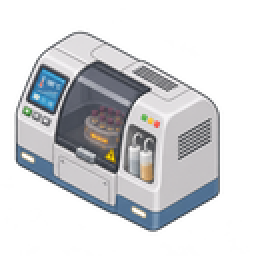
#> input picture assets/art001/review_20261103/frames/sample_digestion_NE.png, 128 x 128 px (shown 2 times larger)
$ python art001_native_paintover.py --source ../assets/art001/review_20261103/frames/sample_digestion_NE.png --output out.png
#> lines starting #> are read from the running program, lines starting #| are printed output that depends on the picture; after the words box and inside, x2 and y2 are one past the last pixel; in counts of white or black regions, pixels touching at a corner belong together
#!/usr/bin/env python3
"""Original 128px NW raster paintover of ABCL's Blender source: visual-only."""
import argparse,io,zipfile,hashlib,json
from pathlib import Path
from xml.etree.ElementTree import Element,SubElement,tostring
import numpy as np
from PIL import Image,ImageDraw,ImageFilter,ImageChops
def paint(source,destination):
#> called with destination = 'out.png'
    source=Image.open(source).convert("RGBA")
#> source is the input picture: PIL image 128x128 RGBA; mean R, G, B, A 69.3, 70.9, 73.7, 111.2
    if source.size!=(128,128):raise ValueError("Expected original ABCL 128px study")
    dst=Path(destination).resolve()
    if any(p.lower() in ("addons","streamingassets") for p in dst.parts):raise ValueError("No live game files")
    dst.mkdir(parents=True,exist_ok=True)
    px=np.asarray(source).copy()
    rgb=px[:,:,:3].astype(float);a=px[:,:,3]
    l=.2126*rgb[:,:,0]+.7152*rgb[:,:,1]+.0722*rgb[:,:,2]
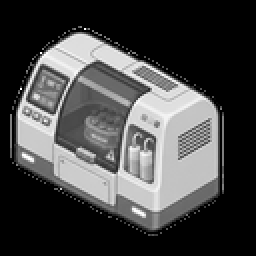
#> l: shape (128, 128) float64 (shown 2 times larger); min 0, max 255, mean 70.8
    c=rgb.max(2)-rgb.min(2)
    neutral=(a>0)&(c<19)&(l>112)
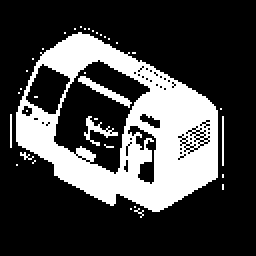
#> neutral: shape (128, 128) bool (shown 2 times larger); 26.8% white; 36 white regions (32 under 20 px), largest, box (x1, y1, x2, y2) and area: (8, 16, 109, 106) 4105, (39, 38, 66, 54) 102, (42, 58, 59, 73) 75, (111, 58, 112, 83) 25
    index=np.select([l>=221,l>=195,l>=155],[0,1,2],default=3)
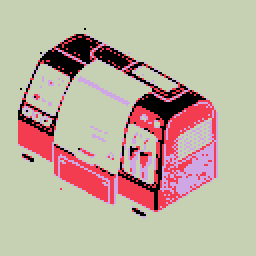
#> index: shape (128, 128) int64 (shown 2 times larger); 4 distinct labels, from 0 to 3; one colour per label, 0 black
    white=np.array([[242,242,242],[230,230,230],[204,204,204],[179,179,179]],dtype=np.uint8)
    px[neutral,:3]=white[index[neutral]]
    blue=(a>0)&(~neutral)&(rgb[:,:,2]>rgb[:,:,0]*1.12)&(l>=45)
#> blue: shape (128, 128) bool; 12.5% white; 59 white regions (56 under 20 px), largest, box (x1, y1, x2, y2) and area: (28, 31, 74, 86) 888, (7, 59, 110, 116) 807, (14, 33, 34, 56) 276
    levels=np.select([l>=140,l>=100,l>=65],[0,1,2],default=3)
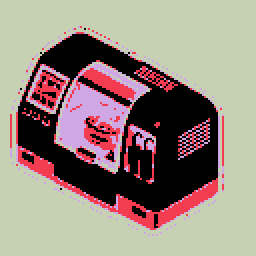
#> levels: shape (128, 128) int64 (shown 2 times larger); 4 distinct labels, from 0 to 3; one colour per label, 0 black
    colors=np.array([[150,185,200],[103,152,175],[65,110,138],[41,72,91]],dtype=np.uint8)
    px[blue,:3]=colors[levels[blue]]
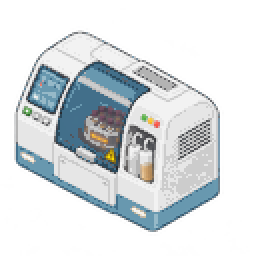
#> px: shape (128, 128, 4) (shown 2 times larger); mean R, G, B, A 76, 81.1, 83.9, 111.2; transparent parts drawn white
    base=Image.fromarray(px,"RGBA")
    visible=source.getchannel("A").point(lambda v:255 if v>92 else 0)
#> visible: PIL image 128x128 L; 44.2% white; 1 white region, box (x1, y1, x2, y2) and area: (8, 16, 110, 116) 7234
    rim=ImageChops.subtract(visible,visible.filter(ImageFilter.MinFilter(3)))
#> rim: PIL image 128x128 L; 2.4% white in thin lines or dots, all inside (x1, y1, x2, y2) = (8, 16, 110, 116)
    ink=Image.new("RGBA",(128,128),(39,45,49,0));ink.putalpha(rim)
    control=Image.new("RGBA",(128,128),(0,0,0,0))
#> control: PIL image 128x128 RGBA; every value is 0
    d=ImageDraw.Draw(control)
    d.rounded_rectangle((45,85,60,96),radius=1,fill=(54,81,101,238),outline=(37,45,52,250))
    d.line([(47,92),(50,91),(52,93),(55,88),(58,89)],fill=(159,218,223,255))
    d.rounded_rectangle((72,89,84,101),radius=1,fill=(47,72,90,245),outline=(34,43,50,255))
    d.line([(74,97),(76,95),(78,97),(80,94),(82,95)],fill=(161,205,216,255))
    d.line([(42,108),(66,110)],fill=(54,62,66,225),width=2)
    for j in range(6):
        x=43+j*4;y=100+j//4
        d.rounded_rectangle((x,y+3,x+3,y+9),radius=1,fill=(221,235,238,205),outline=(72,85,91,224))
        d.ellipse((x-1,y+1,x+3,y+4),fill=(57,116,177,255),outline=(34,65,101,240))
        d.point((x,y+2),fill=(140,190,215,245))
    d.line([(20,79),(21,100),(36,105)],fill=(102,107,112,160))
    d.rectangle((24,91,31,94),fill=(72,80,84,215))
    d.line([(25,92),(29,92)],fill=(180,180,175,225))
    d.line([(70,109),(85,112)],fill=(54,60,65,190))
    control.putalpha(ImageChops.multiply(control.getchannel("A"),visible.filter(ImageFilter.MaxFilter(3))))
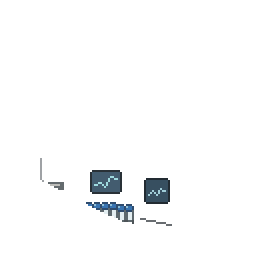
#> control: PIL image 128x128 RGBA (shown 2 times larger); mean R, G, B, A 2.9, 3.7, 4.4, 7.9; transparent parts drawn white
    glint=Image.new("RGBA",(128,128),(0,0,0,0));d=ImageDraw.Draw(glint)
    d.line([(28,19),(36,16),(43,19)],fill=(255,255,255,150))
    d.line([(19,52),(32,47),(45,49)],fill=(250,250,248,110))
    d.line([(58,50),(71,54),(94,61)],fill=(255,255,255,90))
    glint.putalpha(ImageChops.multiply(glint.getchannel("A"),visible))
    layers=[("Original authored 3D base","base.png",base),("Ink contour","contour.png",ink),
       ("Front control paint","controls.png",control),("Neutral highlights","glints.png",glint)]
    final=base
    for _,__,layer in layers[1:]:final=Image.alpha_composite(final,layer)
#> this loop made 3 passes
#> __ on passes 1 to 3: 'contour.png', 'controls.png', 'glints.png'
#> pass 2, in paint, `for _,__,layer in layers[1:]:final=Image.alpha_composite(final,layer)`:
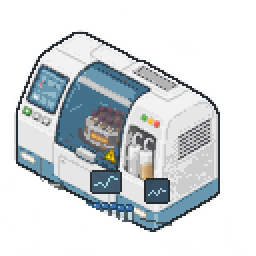
#> final: PIL image 128x128 RGBA (shown 2 times larger); mean R, G, B, A 71.3, 76.6, 79.5, 112.8; transparent parts drawn white
    png=dst/"mass_spectrometer_NW_original_128.png";final.save(png)
    ora=dst/"mass_spectrometer_NW_editable_layers.ora"
    root=Element("image",{"w":"128","h":"128","name":"ART001 NW art-only review","version":"0.0.3"})
    stack=SubElement(root,"stack")
    for label,file,layer in reversed(layers):
        SubElement(stack,"layer",{"name":label,"src":"data/"+file,"visibility":"visible","opacity":"1.0","composite-op":"svg:src-over","x":"0","y":"0"})
#> this loop made 4 passes
    with zipfile.ZipFile(ora,"w") as z:
        z.writestr("mimetype","image/openraster",compress_type=zipfile.ZIP_STORED)
        z.writestr("stack.xml",tostring(root))
        for label,file,layer in layers:
            tmp=io.BytesIO();layer.save(tmp,"PNG");z.writestr("data/"+file,tmp.getvalue())
#> this loop made 4 passes
        tmp=io.BytesIO();final.save(tmp,"PNG");z.writestr("mergedimage.png",tmp.getvalue())
    m={"source":"original ABCL Blender, NOT vanilla",
      "visual_accepted":False,"game_l4":False,"not_installable":True,
      "direction":"NW","cell":[128,128],
      "sha256":{p.name:hashlib.sha256(p.read_bytes()).hexdigest() for p in (png,ora)}}
    (dst/"manifest.json").write_text(json.dumps(m,indent=2)+"\n")
    print("One original NW source-only raster art sprite delivered")
if __name__=="__main__":
    p=argparse.ArgumentParser()
    p.add_argument("--source",required=True);p.add_argument("--output",required=True)
    a=p.parse_args();paint(a.source,a.output)

$ run again, on assets/art001/review_20261103/frames/mass_spectrometer_NW.png
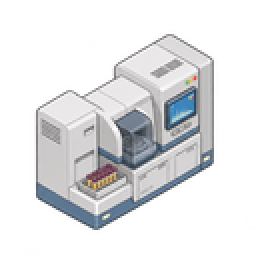
#> input picture assets/art001/review_20261103/frames/mass_spectrometer_NW.png, 128 x 128 px (shown 2 times larger)
#> in paint, source is the input picture: PIL image 128x128 RGBA; mean R, G, B, A 65.8, 66.8, 68.4, 92.5
#> in paint, `neutral=(a>0)&(c<19)&(l>112)`:
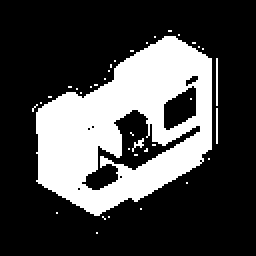
#> neutral: shape (128, 128) bool (shown 2 times larger); 27.9% white; 37 white regions (35 under 20 px), largest, box (x1, y1, x2, y2) and area: (18, 18, 106, 108) 4459, (108, 29, 109, 53) 24
#> index: shape (128, 128) int64; 4 distinct labels, from 0 to 3
#> blue: shape (128, 128) bool; 7.5% white; 36 white regions (33 under 20 px), largest, box (x1, y1, x2, y2) and area: (18, 74, 107, 115) 504, (49, 55, 100, 85) 474, (83, 43, 98, 65) 212
#> levels: shape (128, 128) int64; 4 distinct labels, from 0 to 3
#> visible: PIL image 128x128 L; 36.8% white; 1 white region, box (x1, y1, x2, y2) and area: (18, 17, 107, 115) 6033
#> rim: PIL image 128x128 L; 2.3% white in thin lines or dots, all inside (x1, y1, x2, y2) = (18, 17, 107, 115)
#> the loop in paint, `for _,__,layer in layers[1:]:final=Image.alpha_composite(final,layer)` made 3 passes
#> __ on passes 1 to 3: 'contour.png', 'controls.png', 'glints.png'
#> pass 2, in paint, `for _,__,layer in layers[1:]:final=Image.alpha_composite(final,layer)`:
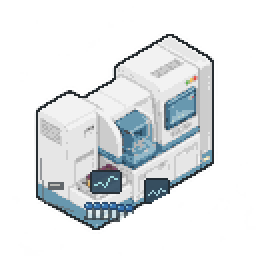
#> final: PIL image 128x128 RGBA (shown 2 times larger); mean R, G, B, A 67.3, 70.9, 73, 94; transparent parts drawn white
#> the loop in paint, `for label,file,layer in reversed(layers):` made 4 passes
#> the loop in paint, `for label,file,layer in layers:` made 4 passes

$ run again, on assets/art001/review_20261103/frames/mass_spectrometer_SE.png
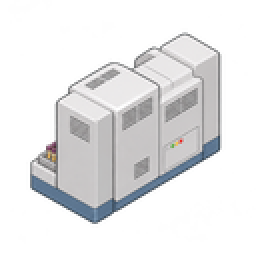
#> input picture assets/art001/review_20261103/frames/mass_spectrometer_SE.png, 128 x 128 px (shown 2 times larger)
#> in paint, source is the input picture: PIL image 128x128 RGBA; mean R, G, B, A 67.3, 67.7, 68.9, 89.6
#> in paint, `neutral=(a>0)&(c<19)&(l>112)`:
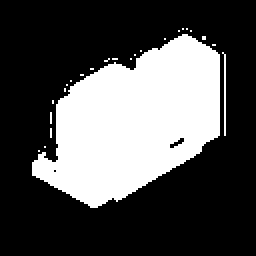
#> neutral: shape (128, 128) bool (shown 2 times larger); 31.6% white; 24 white regions (22 under 20 px), largest, box (x1, y1, x2, y2) and area: (16, 17, 110, 104) 5095, (111, 26, 113, 68) 42
#> index: shape (128, 128) int64; 4 distinct labels, from 0 to 3
#> blue: shape (128, 128) bool; 3.9% white; 38 white regions (37 under 20 px), largest, box (x1, y1, x2, y2) and area: (15, 68, 110, 112) 590
#> levels: shape (128, 128) int64; 4 distinct labels, from 0 to 3
#> visible: PIL image 128x128 L; 35.5% white; 1 white region, box (x1, y1, x2, y2) and area: (15, 17, 110, 112) 5822
#> rim: PIL image 128x128 L; 2.3% white in thin lines or dots, all inside (x1, y1, x2, y2) = (15, 17, 110, 112)
#> the loop in paint, `for _,__,layer in layers[1:]:final=Image.alpha_composite(final,layer)` made 3 passes
#> __ on passes 1 to 3: 'contour.png', 'controls.png', 'glints.png'
#> pass 2, in paint, `for _,__,layer in layers[1:]:final=Image.alpha_composite(final,layer)`:
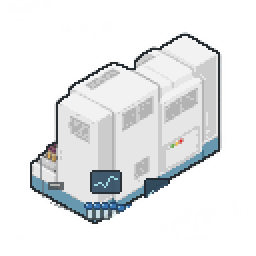
#> final: PIL image 128x128 RGBA (shown 2 times larger); mean R, G, B, A 70.8, 72.6, 73.9, 91.2; transparent parts drawn white
#> the loop in paint, `for label,file,layer in reversed(layers):` made 4 passes
#> the loop in paint, `for label,file,layer in layers:` made 4 passes
